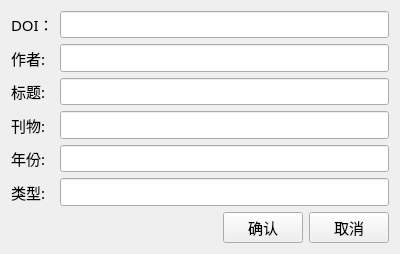
<?xml version="1.0" encoding="UTF-8"?>
<ui version="4.0">
 <class>ReferAdd</class>
 <widget class="QWidget" name="ReferAdd">
  <property name="geometry">
   <rect>
    <x>0</x>
    <y>0</y>
    <width>400</width>
    <height>254</height>
   </rect>
  </property>
  <property name="minimumSize">
   <size>
    <width>400</width>
    <height>254</height>
   </size>
  </property>
  <property name="maximumSize">
   <size>
    <width>400</width>
    <height>254</height>
   </size>
  </property>
  <property name="font">
   <font>
    <family>宋体</family>
    <pointsize>11</pointsize>
   </font>
  </property>
  <property name="cursor">
   <cursorShape>PointingHandCursor</cursorShape>
  </property>
  <property name="windowTitle">
   <string>文献添加</string>
  </property>
  <layout class="QVBoxLayout" name="verticalLayout">
   <item>
    <layout class="QFormLayout" name="formLayout">
     <item row="0" column="0">
      <widget class="QLabel" name="label">
       <property name="text">
        <string>DOI：</string>
       </property>
      </widget>
     </item>
     <item row="0" column="1">
      <widget class="QLineEdit" name="lineEdit"/>
     </item>
     <item row="1" column="0">
      <widget class="QLabel" name="label_2">
       <property name="text">
        <string>作者:</string>
       </property>
      </widget>
     </item>
     <item row="1" column="1">
      <widget class="QLineEdit" name="lineEdit_2"/>
     </item>
     <item row="2" column="0">
      <widget class="QLabel" name="label_3">
       <property name="text">
        <string>标题:</string>
       </property>
      </widget>
     </item>
     <item row="2" column="1">
      <widget class="QLineEdit" name="lineEdit_3"/>
     </item>
     <item row="3" column="0">
      <widget class="QLabel" name="label_4">
       <property name="text">
        <string>刊物:</string>
       </property>
      </widget>
     </item>
     <item row="3" column="1">
      <widget class="QLineEdit" name="lineEdit_4"/>
     </item>
     <item row="4" column="0">
      <widget class="QLabel" name="label_5">
       <property name="text">
        <string>年份:</string>
       </property>
      </widget>
     </item>
     <item row="4" column="1">
      <widget class="QLineEdit" name="lineEdit_5"/>
     </item>
     <item row="5" column="0">
      <widget class="QLabel" name="label_6">
       <property name="text">
        <string>类型:</string>
       </property>
      </widget>
     </item>
     <item row="5" column="1">
      <widget class="QLineEdit" name="lineEdit_6"/>
     </item>
    </layout>
   </item>
   <item>
    <layout class="QHBoxLayout" name="horizontalLayout">
     <item>
      <spacer name="horizontalSpacer">
       <property name="orientation">
        <enum>Qt::Horizontal</enum>
       </property>
       <property name="sizeHint" stdset="0">
        <size>
         <width>40</width>
         <height>20</height>
        </size>
       </property>
      </spacer>
     </item>
     <item>
      <widget class="QPushButton" name="pushButton">
       <property name="text">
        <string>确认</string>
       </property>
      </widget>
     </item>
     <item>
      <widget class="QPushButton" name="pushButton_2">
       <property name="text">
        <string>取消</string>
       </property>
      </widget>
     </item>
    </layout>
   </item>
  </layout>
 </widget>
 <resources/>
 <connections/>
</ui>
